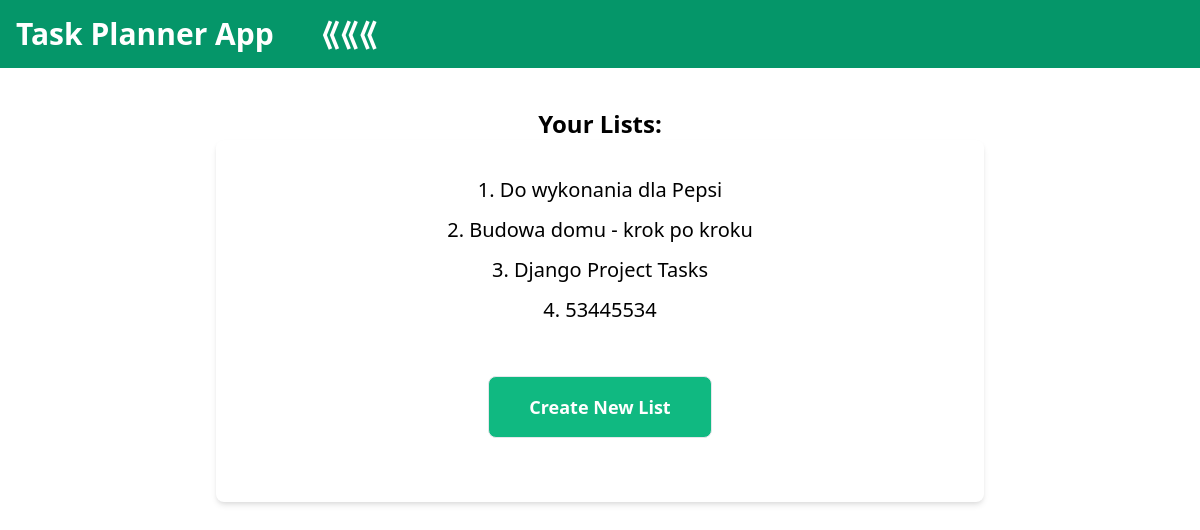
The app's page /, older data.
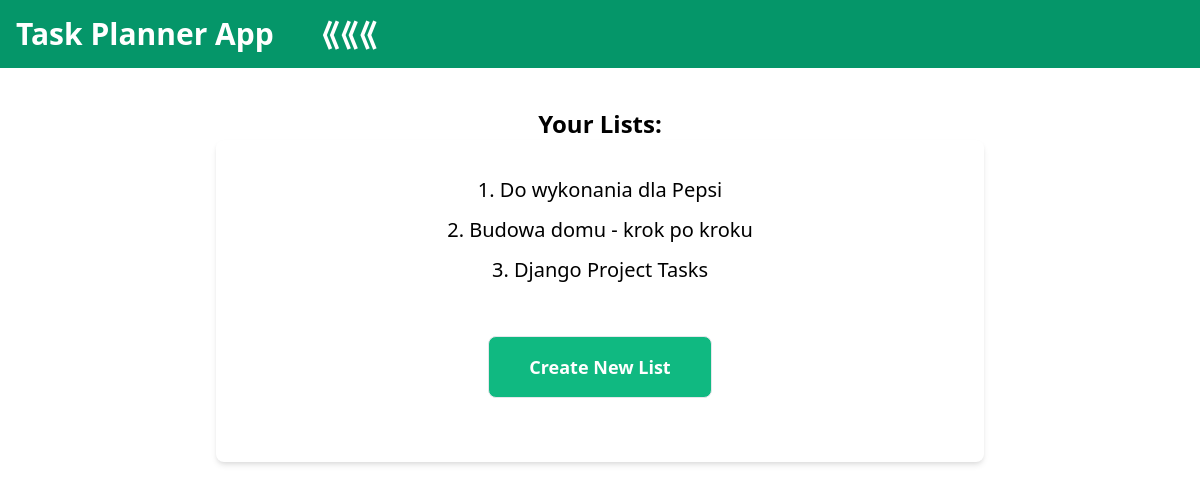
The same page, newer data.
### tasks_app/models.py (models this page shows)
class TaskList(models.Model):
    name = models.CharField(max_length=100)

### tasks_app/views.py (the view)
# urls.py: path('', views.index, name="index"),
def index(request):
    lists = TaskList.objects.all()
    return render(request, 'index.html', {"lists":lists})

### templates/index.html
{% extends "base.html" %}
{% block content %}
<h2 class="text-2xl font-semibold">Your Lists:</h2>
<div class="max-w-3xl mx-auto bg-white p-6 rounded-lg shadow-md flex flex-col">
    <ul>
    {% for list in lists %}
        <li class="text-xl m-3 transition-transform transform hover:scale-105 ">
            <a href="./{{list.id}}">{{list.id}}.  {{list.name}}</a>
        </li>
    {% endfor %}
    </ul>
    <button class="bg-green-500 mx-auto text-lg text-white font-semibold m-10 p-4 px-10 border rounded-lg transition-transform transform hover:bg-green-700">
        <a href='create_list'>Create New List</a>
    </button>
</div>
{% endblock %}

Row changes from the older to the newer data that the page shows:
removed TaskList: id "4", name "53445534"
